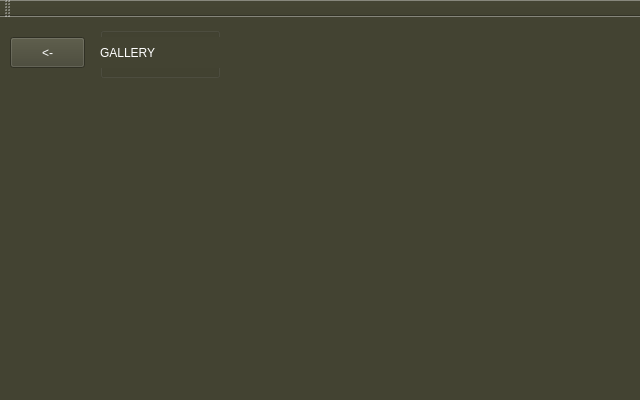
<?xml version="1.0" encoding="UTF-8"?>
<ui version="4.0">
 <class>gallery</class>
 <widget class="QMainWindow" name="gallery">
  <property name="geometry">
   <rect>
    <x>0</x>
    <y>0</y>
    <width>640</width>
    <height>400</height>
   </rect>
  </property>
  <property name="windowTitle">
   <string>MainWindow</string>
  </property>
  <property name="styleSheet">
   <string notr="true">background-color: rgb(67, 67, 50);</string>
  </property>
  <widget class="QWidget" name="centralwidget">
   <widget class="QPushButton" name="pushButton">
    <property name="geometry">
     <rect>
      <x>10</x>
      <y>20</y>
      <width>75</width>
      <height>31</height>
     </rect>
    </property>
    <property name="styleSheet">
     <string notr="true">font: 600 28pt &quot;Berlin Sans FB&quot;;
color: rgb(255, 255, 255);
</string>
    </property>
    <property name="text">
     <string>&lt;-</string>
    </property>
   </widget>
   <widget class="QGroupBox" name="groupBox">
    <property name="geometry">
     <rect>
      <x>100</x>
      <y>10</y>
      <width>120</width>
      <height>51</height>
     </rect>
    </property>
    <property name="title">
     <string/>
    </property>
    <widget class="QLabel" name="label">
     <property name="geometry">
      <rect>
       <x>0</x>
       <y>10</y>
       <width>131</width>
       <height>31</height>
      </rect>
     </property>
     <property name="styleSheet">
      <string notr="true">color: rgb(255, 255, 255);
font: 700 22pt &quot;Sitka&quot;;</string>
     </property>
     <property name="text">
      <string>GALLERY</string>
     </property>
    </widget>
   </widget>
   <widget class="QLabel" name="label_2">
    <property name="geometry">
     <rect>
      <x>10</x>
      <y>90</y>
      <width>61</width>
      <height>71</height>
     </rect>
    </property>
    <property name="styleSheet">
     <string notr="true">image: url(:/new/prefix1/billy.jpg);</string>
    </property>
    <property name="text">
     <string/>
    </property>
   </widget>
   <widget class="QLabel" name="label_3">
    <property name="geometry">
     <rect>
      <x>90</x>
      <y>90</y>
      <width>61</width>
      <height>71</height>
     </rect>
    </property>
    <property name="styleSheet">
     <string notr="true">image: url(:/new/prefix1/receton.jpg);</string>
    </property>
    <property name="text">
     <string/>
    </property>
   </widget>
   <widget class="QLabel" name="label_4">
    <property name="geometry">
     <rect>
      <x>170</x>
      <y>90</y>
      <width>61</width>
      <height>71</height>
     </rect>
    </property>
    <property name="styleSheet">
     <string notr="true">image: url(:/new/prefix1/angus.jpg);</string>
    </property>
    <property name="text">
     <string/>
    </property>
   </widget>
   <widget class="QLabel" name="label_5">
    <property name="geometry">
     <rect>
      <x>250</x>
      <y>90</y>
      <width>61</width>
      <height>71</height>
     </rect>
    </property>
    <property name="styleSheet">
     <string notr="true">image: url(:/new/prefix1/duraham.jpg);</string>
    </property>
    <property name="text">
     <string/>
    </property>
   </widget>
   <widget class="QLabel" name="label_6">
    <property name="geometry">
     <rect>
      <x>330</x>
      <y>90</y>
      <width>61</width>
      <height>71</height>
     </rect>
    </property>
    <property name="styleSheet">
     <string notr="true">image: url(:/new/prefix1/colonelbaba.jpg);</string>
    </property>
    <property name="text">
     <string/>
    </property>
   </widget>
   <widget class="QLabel" name="label_7">
    <property name="geometry">
     <rect>
      <x>410</x>
      <y>90</y>
      <width>61</width>
      <height>71</height>
     </rect>
    </property>
    <property name="styleSheet">
     <string notr="true">image: url(:/new/prefix1/medusa.jpg);</string>
    </property>
    <property name="text">
     <string/>
    </property>
   </widget>
   <widget class="QLabel" name="label_8">
    <property name="geometry">
     <rect>
      <x>490</x>
      <y>90</y>
      <width>61</width>
      <height>71</height>
     </rect>
    </property>
    <property name="styleSheet">
     <string notr="true">image: url(:/new/prefix1/bunka.jpg);</string>
    </property>
    <property name="text">
     <string/>
    </property>
   </widget>
   <widget class="QLabel" name="label_9">
    <property name="geometry">
     <rect>
      <x>570</x>
      <y>90</y>
      <width>61</width>
      <height>71</height>
     </rect>
    </property>
    <property name="styleSheet">
     <string notr="true">image: url(:/new/prefix1/sanka.jpg);</string>
    </property>
    <property name="text">
     <string/>
    </property>
   </widget>
   <widget class="QLabel" name="label_10">
    <property name="geometry">
     <rect>
      <x>10</x>
      <y>190</y>
      <width>61</width>
      <height>71</height>
     </rect>
    </property>
    <property name="styleSheet">
     <string notr="true">image: url(:/new/prefix1/sirlamorak.jpg);</string>
    </property>
    <property name="text">
     <string/>
    </property>
   </widget>
   <widget class="QLabel" name="label_11">
    <property name="geometry">
     <rect>
      <x>90</x>
      <y>190</y>
      <width>61</width>
      <height>71</height>
     </rect>
    </property>
    <property name="styleSheet">
     <string notr="true">image: url(:/new/prefix1/kabu.jpg);</string>
    </property>
    <property name="text">
     <string/>
    </property>
   </widget>
   <widget class="QLabel" name="label_12">
    <property name="geometry">
     <rect>
      <x>170</x>
      <y>190</y>
      <width>61</width>
      <height>71</height>
     </rect>
    </property>
    <property name="styleSheet">
     <string notr="true">image: url(:/new/prefix1/rajakal.jpg);</string>
    </property>
    <property name="text">
     <string/>
    </property>
   </widget>
   <widget class="QLabel" name="label_13">
    <property name="geometry">
     <rect>
      <x>250</x>
      <y>190</y>
      <width>61</width>
      <height>71</height>
     </rect>
    </property>
    <property name="styleSheet">
     <string notr="true">image: url(:/new/prefix1/salih.jpg);</string>
    </property>
    <property name="text">
     <string/>
    </property>
   </widget>
   <widget class="QLabel" name="label_14">
    <property name="geometry">
     <rect>
      <x>330</x>
      <y>190</y>
      <width>61</width>
      <height>71</height>
     </rect>
    </property>
    <property name="styleSheet">
     <string notr="true">image: url(:/new/prefix1/khan.jpg);</string>
    </property>
    <property name="text">
     <string/>
    </property>
   </widget>
   <widget class="QLabel" name="label_15">
    <property name="geometry">
     <rect>
      <x>410</x>
      <y>190</y>
      <width>61</width>
      <height>71</height>
     </rect>
    </property>
    <property name="styleSheet">
     <string notr="true">image: url(:/new/prefix1/boi.jpg);</string>
    </property>
    <property name="text">
     <string/>
    </property>
   </widget>
   <widget class="QLabel" name="label_16">
    <property name="geometry">
     <rect>
      <x>490</x>
      <y>190</y>
      <width>61</width>
      <height>71</height>
     </rect>
    </property>
    <property name="styleSheet">
     <string notr="true">image: url(:/new/prefix1/eloi.jpg);</string>
    </property>
    <property name="text">
     <string/>
    </property>
   </widget>
   <widget class="QLabel" name="label_17">
    <property name="geometry">
     <rect>
      <x>570</x>
      <y>190</y>
      <width>61</width>
      <height>71</height>
     </rect>
    </property>
    <property name="styleSheet">
     <string notr="true">image: url(:/new/prefix1/kanar.jpg);</string>
    </property>
    <property name="text">
     <string/>
    </property>
   </widget>
   <widget class="QLabel" name="label_18">
    <property name="geometry">
     <rect>
      <x>10</x>
      <y>290</y>
      <width>61</width>
      <height>71</height>
     </rect>
    </property>
    <property name="styleSheet">
     <string notr="true">image: url(:/new/prefix1/elsa.jpg);</string>
    </property>
    <property name="text">
     <string/>
    </property>
   </widget>
   <widget class="QLabel" name="label_19">
    <property name="geometry">
     <rect>
      <x>90</x>
      <y>290</y>
      <width>61</width>
      <height>71</height>
     </rect>
    </property>
    <property name="styleSheet">
     <string notr="true">image: url(:/new/prefix1/karissa.jpg);</string>
    </property>
    <property name="text">
     <string/>
    </property>
   </widget>
   <widget class="QLabel" name="label_20">
    <property name="geometry">
     <rect>
      <x>170</x>
      <y>290</y>
      <width>61</width>
      <height>71</height>
     </rect>
    </property>
    <property name="styleSheet">
     <string notr="true">image: url(:/new/prefix1/sirphilip.jpg);</string>
    </property>
    <property name="text">
     <string/>
    </property>
   </widget>
   <widget class="QLabel" name="label_21">
    <property name="geometry">
     <rect>
      <x>250</x>
      <y>290</y>
      <width>61</width>
      <height>71</height>
     </rect>
    </property>
    <property name="styleSheet">
     <string notr="true">image: url(:/new/prefix1/frost.jpg);</string>
    </property>
    <property name="text">
     <string/>
    </property>
   </widget>
   <widget class="QLabel" name="label_22">
    <property name="geometry">
     <rect>
      <x>330</x>
      <y>290</y>
      <width>61</width>
      <height>71</height>
     </rect>
    </property>
    <property name="styleSheet">
     <string notr="true">image: url(:/new/prefix1/tusk.jpg);</string>
    </property>
    <property name="text">
     <string/>
    </property>
   </widget>
   <widget class="QLabel" name="label_23">
    <property name="geometry">
     <rect>
      <x>410</x>
      <y>290</y>
      <width>61</width>
      <height>71</height>
     </rect>
    </property>
    <property name="styleSheet">
     <string notr="true">image: url(:/new/prefix1/rambo.jpg);</string>
    </property>
    <property name="text">
     <string/>
    </property>
   </widget>
   <widget class="QLabel" name="label_24">
    <property name="geometry">
     <rect>
      <x>490</x>
      <y>290</y>
      <width>61</width>
      <height>71</height>
     </rect>
    </property>
    <property name="styleSheet">
     <string notr="true">image: url(:/new/prefix1/sabrina.jpg);</string>
    </property>
    <property name="text">
     <string/>
    </property>
   </widget>
   <widget class="QLabel" name="label_25">
    <property name="geometry">
     <rect>
      <x>570</x>
      <y>290</y>
      <width>61</width>
      <height>71</height>
     </rect>
    </property>
    <property name="styleSheet">
     <string notr="true">image: url(:/new/prefix1/death.jpg);</string>
    </property>
    <property name="text">
     <string/>
    </property>
   </widget>
  </widget>
  <widget class="QToolBar" name="toolBar">
   <property name="windowTitle">
    <string>toolBar</string>
   </property>
   <attribute name="toolBarArea">
    <enum>TopToolBarArea</enum>
   </attribute>
   <attribute name="toolBarBreak">
    <bool>false</bool>
   </attribute>
  </widget>
 </widget>
 <resources/>
 <connections/>
</ui>
